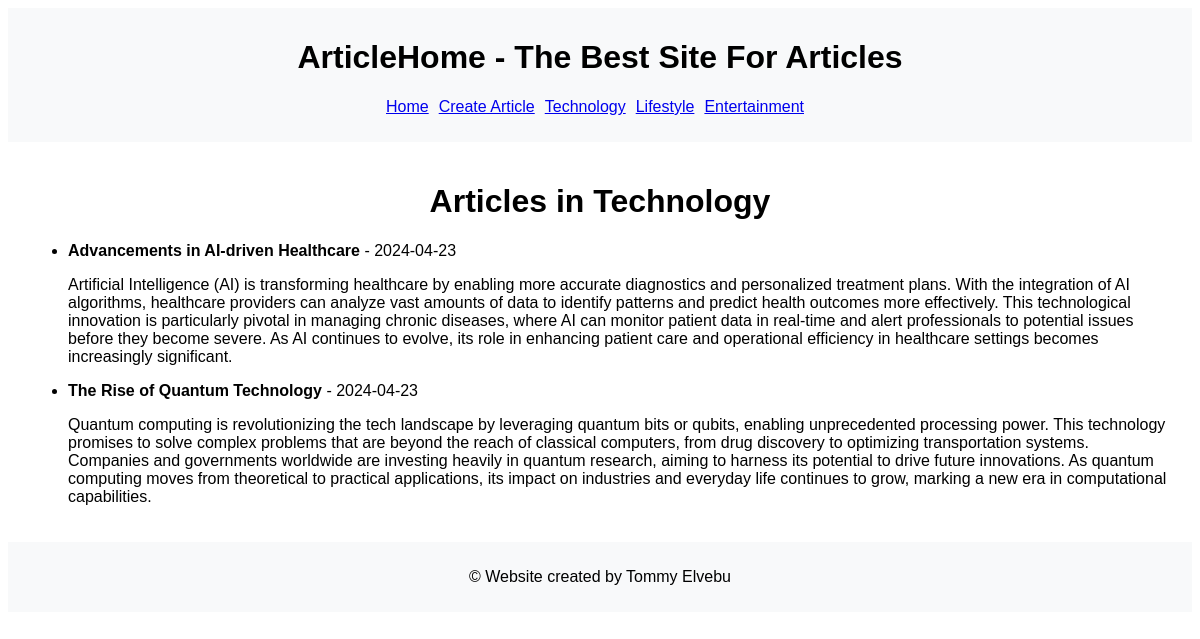
Screenshot of /categories/1 with the database file from the repository.
### tables this page shows
CREATE TABLE category
(
   id INTEGER NOT NULL PRIMARY KEY AUTOINCREMENT,
   title VARCHAR(255) NOT NULL UNIQUE
);

CREATE TABLE article
(
   id INTEGER NOT NULL PRIMARY KEY AUTOINCREMENT,
   title VARCHAR(255) NOT NULL,
   content TEXT NOT NULL,
   date DATE NOT NULL,
   category_id INTEGER NOT NULL,
   FOREIGN KEY (category_id) REFERENCES category(id)
);

### app.py (the view)
@app.route("/categories/<int:category_id>")
def category(category_id):
    db = get_db()
    category = db.execute("SELECT title FROM category WHERE id = ?", (category_id,)).fetchone()
    if category is None:
        return "Category not found", 404
    articles = db.execute(
        "SELECT article.id, article.title, article.content, article.date "
        "FROM article WHERE category_id = ? "
        "ORDER BY date DESC",
        (category_id,)
    ).fetchall()
    return render_template("category.html", category=category, articles=articles)

### app.py (called while the page is built)
def get_db():
    if "db" not in g:
        g.db = sqlite3.connect(DATABASE)
        g.db.row_factory = sqlite3.Row
        g.db.execute("PRAGMA foreign_keys=ON")
    return g.db

def format_datetime(value, format='%Y-%m-%d'):
    return datetime.strptime(value, '%Y-%m-%d %H:%M:%S.%f').strftime(format)

### templates/category.html (shortened to what this page needs)
{% extends "base.html" %}
{% block content %}
<h1>Articles in {{ category.title }}</h1>
{% if articles %}
    <ul>
        {% for article in articles %}
        <li>
            <strong>{{ article.title }}</strong> - {{ article.date|datetime }}
            <p>{{ article.content }}</p>
        </li>
        {% endfor %}
    </ul>
{% else %}
    <p>No articles found in this category.</p>
{% endif %}
{% endblock %}

### static/style.css (style rules this page uses)
body { font-family: Arial, sans-serif; }
h1, h2, h3, h4, h5, h6 { text-align: center; }

### rows the page displays
category: title "Technology"
article: title "Advancements in AI-driven Healthcare", date "2024-04-23", content "Artificial Intelligence (AI) is transforming healthcare by enabling more accurate diagnostics and personalized treatment plans. With the integration of AI algorithms, healthcare providers can analyze vast amounts of data to identify patterns and predict health outcomes more effectively. This technological innovation is particularly pivotal in managing chronic diseases, where AI can monitor patient data in real-time and alert professionals to potential issues before they become severe. As AI continues to evolve, its role in enhancing patient care and operational efficiency in healthcare settings becomes increasingly significant."
article: title "The Rise of Quantum Technology", date "2024-04-23", content "Quantum computing is revolutionizing the tech landscape by leveraging quantum bits or qubits, enabling unprecedented processing power. This technology promises to solve complex problems that are beyond the reach of classical computers, from drug discovery to optimizing transportation systems. Companies and governments worldwide are investing heavily in quantum research, aiming to harness its potential to drive future innovations. As quantum computing moves from theoretical to practical applications, its impact on industries and everyday life continues to grow, marking a new era in computational capabilities."
